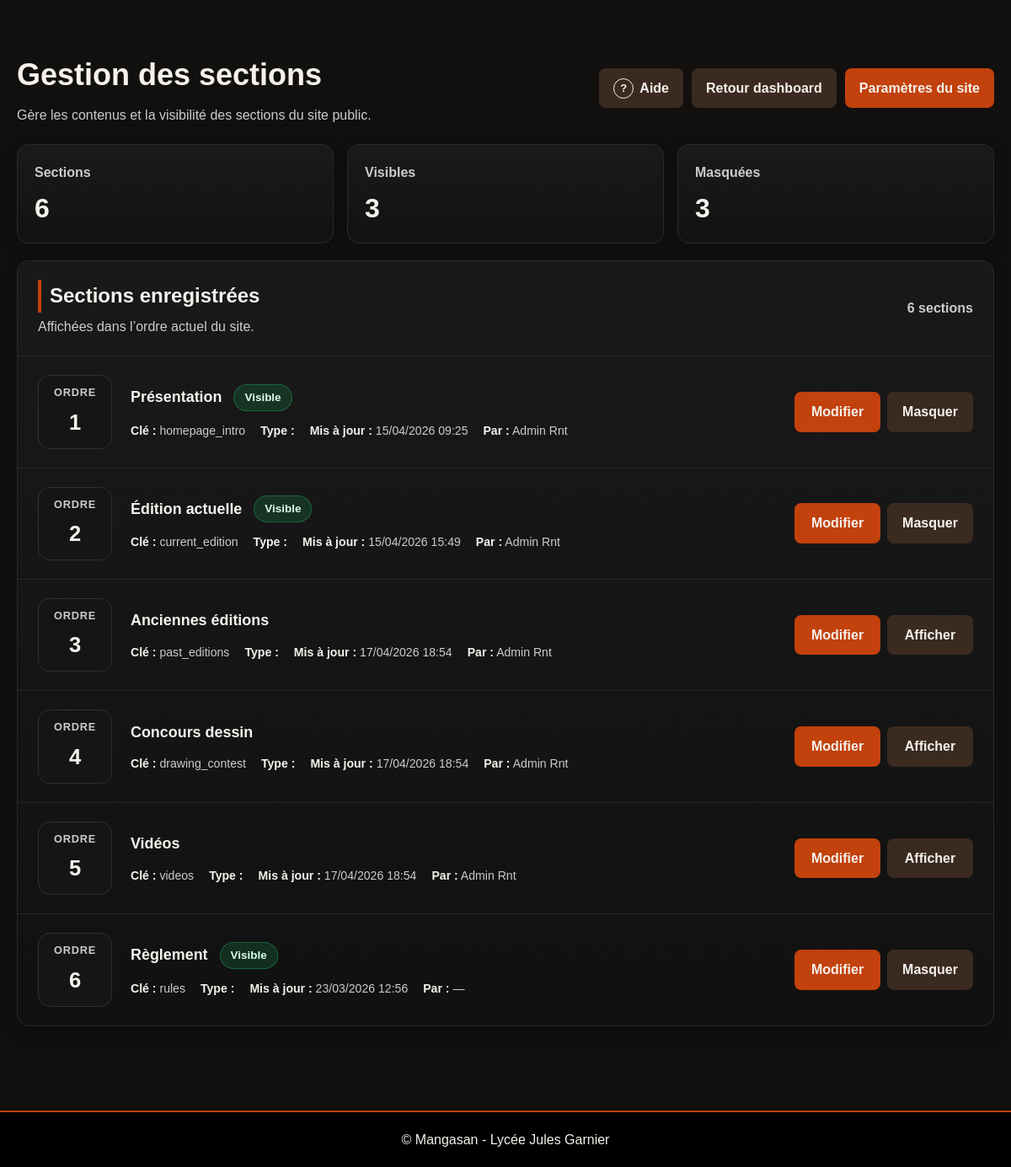
Screenshot of /admin/sections.php (signed in) with the database file from the repository.
### tables this page shows
CREATE TABLE `site_sections` (
  `id` int(10) UNSIGNED NOT NULL,
  `section_key` varchar(100) NOT NULL,
  `section_type` varchar(255) NOT NULL,
  `title` varchar(255) NOT NULL,
  `subtilte` varchar(255) DEFAULT NULL,
  `content` text DEFAULT NULL,
  `media_type` enum('none','image','video') NOT NULL DEFAULT 'none',
  `media_value` varchar(255) DEFAULT NULL,
  `display_order` int(10) UNSIGNED NOT NULL DEFAULT 0,
  `is_visible` tinyint(1) NOT NULL DEFAULT 1,
  `updated_at` datetime NOT NULL DEFAULT current_timestamp() ON UPDATE current_timestamp(),
  `updated_by` int(10) UNSIGNED DEFAULT NULL
);

### admin/sections.php (the view, shortened to what this page needs)
<?php
require_once __DIR__ . '/../includes/db.php';
function e(?string $value): string
{
    return htmlspecialchars((string) $value, ENT_QUOTES, 'UTF-8');
}
function formatSectionDate(?string $value): string
{
    $value = trim((string) $value);
    $timestamp = strtotime($value);
    return $timestamp !== false ? date('d/m/Y H:i', $timestamp) : $value;
}
$stmt = $pdo->query(
    'SELECT
        site_sections.id,
        site_sections.section_key,
        site_sections.section_type,
        site_sections.title,
        site_sections.subtilte,
        site_sections.display_order,
        site_sections.is_visible,
        site_sections.updated_at,
        COALESCE(
            NULLIF(users.display_name, \'\'),
            NULLIF(TRIM(CONCAT(users.first_name, \' \', users.last_name)), \'\'),
            users.username
        ) AS updated_by_name
     FROM site_sections
     LEFT JOIN users ON users.id = site_sections.updated_by
     ORDER BY site_sections.display_order ASC, site_sections.id ASC'
);
$sections = $stmt->fetchAll();
$visibleCount = 0;
foreach ($sections as $section) {
    if ((int) $section['is_visible'] === 1) {
        ++$visibleCount;
    }
}
$hiddenCount = count($sections) - $visibleCount;
require_once __DIR__ . '/../includes/header.php';
?>
<main class="admin-dashboard-page admin-sections-page">
    <section class="home-section">
        <div class="container">
            <div class="admin-toolbar" id="sectionsHelpHeading">
                <div class="admin-page-heading">
                    <h1>Gestion des sections</h1>
                    <p>Gère les contenus et la visibilité des sections du site public.</p>
                </div>
                <div class="admin-toolbar-actions">
                    <button type="button" class="btn btn-secondary admin-help-launch" data-admin-help-open>Aide</button>
                    <a href="/mangasan/admin/index.php" class="btn btn-secondary">Retour dashboard</a>
                    <a href="/mangasan/admin/setting.php" class="btn btn-primary" id="sectionsHelpSettings">Paramètres du site</a>
                </div>
            </div>
            <section class="admin-sections-stats" id="sectionsHelpStats" aria-label="Résumé des sections">
                <article class="admin-section-stat-card">
                    <span>Sections</span>
                    <strong><?php echo count($sections); ?></strong>
                </article>
                <article class="admin-section-stat-card">
                    <span>Visibles</span>
                    <strong><?php echo $visibleCount; ?></strong>
                </article>
                <article class="admin-section-stat-card">
                    <span>Masquées</span>
                    <strong><?php echo $hiddenCount; ?></strong>
                </article>
            </section>
            <section class="admin-panel admin-sections-list-panel" id="sectionsHelpList">
                <div class="admin-sections-list-head">
                    <div>
                        <h2>Sections enregistrées</h2>
                        <p>Affichées dans l’ordre actuel du site.</p>
                    </div>
                    <span><?php echo count($sections); ?> section<?php echo count($sections) > 1 ? 's' : ''; ?></span>
                </div>
                <?php if ($sections): ?>
                    <div class="admin-sections-list">
                        <?php foreach ($sections as $section): ?>
                            <article class="admin-section-row">
                                <div class="admin-section-order" aria-label="Ordre d’affichage">
                                    <span>Ordre</span>
                                    <strong><?php echo (int) $section['display_order']; ?></strong>
                                </div>
                                <div class="admin-section-main">
                                    <div class="admin-section-title-line">
                                        <h3><?php echo e((string) $section['title']); ?></h3>
                                        <span class="admin-badge admin-section-visibility <?php echo (int) $section['is_visible'] === 1 ? 'is-visible' : 'is-hidden'; ?>">
                                            <?php echo (int) $section['is_visible'] === 1 ? 'Visible' : 'Masquée'; ?>
                                        </span>
                                    </div>
                                    <div class="admin-section-meta">
                                        <span><strong>Clé :</strong> <?php echo e((string) $section['section_key']); ?></span>
                                        <span><strong>Type :</strong> <?php echo e((string) $section['section_type']); ?></span>
                                        <span><strong>Mis à jour :</strong> <?php echo e(formatSectionDate((string) $section['updated_at'])); ?></span>
                                        <span><strong>Par :</strong> <?php echo e((string) ($section['updated_by_name'] ?? '—')); ?></span>
                                    </div>
                                </div>
                                <div class="admin-section-actions">
                                    <a href="/mangasan/admin/section_edit.php?id=<?php echo (int) $section['id']; ?>" class="btn btn-primary">Modifier</a>
                                    <form method="post" action="/mangasan/actions/section_toggle_visibility.php">
                                        <button type="submit" class="btn btn-secondary">
                                            <?php echo (int) $section['is_visible'] === 1 ? 'Masquer' : 'Afficher'; ?>
                                        </button>
                                    </form>
                                </div>
                            </article>
                        <?php endforeach; ?>
                    </div>
                <?php else: ?>
                    <div class="admin-empty-state">Aucune section trouvée.</div>
                <?php endif; ?>
            </section>
        </div>
    </section>
</main>
<?php require_once __DIR__ . '/../includes/footer.php'; ?>

### public/assets/css/style.css (style rules this page uses)
:root { --font-base: Arial, sans-serif; --color-primary: #e50914; --color-primary-hover: #ff1a1a; --color-secondary: #333333; --color-accent: #c1121f; --color-background: #0f0f0f; --color-surface: #111111; --color-surface-soft: #151515; --color-surface-alt: #1a1a1a; --color-border: #2a2a2a; --color-text: #ffffff; --color-text-muted: #cccccc; --color-text-soft: #c8c8c8; --radius-sm: 8px; --radius-md: 14px; --radius-lg: 22px; --container-width: 1200px; --shadow-sm: 0 8px 20px rgba(0, 0, 0, 0.18); --shadow-md: 0 16px 30px rgba(0, 0, 0, 0.28); --shadow-lg: 0 24px 60px rgba(0, 0, 0, 0.42); --transition-fast: 0.2s ease; --transition-base: 0.25s ease; --transition-slow: 0.35s ease; }
* { margin: 0; padding: 0; box-sizing: border-box; }
html { scroll-behavior: smooth; }
body { font-family: var(--font-base); background: var(--color-background); color: var(--color-text); line-height: 1.6; }
a { color: inherit; }
main { min-height: calc(100vh - 140px); }
.container { width: min(90%, var(--container-width)); margin: 0 auto; }
.home-section, .section { padding: 60px 0; }
.section h2, .home-section h2 { margin-bottom: 20px; border-left: 4px solid var(--color-primary); padding-left: 10px; font-size: clamp(1.4rem, 2vw, 2rem); }
.btn { display: inline-flex; align-items: center; justify-content: center; min-height: 44px; padding: 10px 16px; border: 1px solid transparent; border-radius: var(--radius-sm); background: var(--color-primary); color: var(--color-text); text-align: center; text-decoration: none; font: inherit; font-weight: 700; cursor: pointer; transition: var(--transition-base); }
.btn.secondary, .btn.btn-secondary { background: var(--color-secondary); }
.btn.primary, .btn.btn-primary { background: var(--color-primary); }
.site-header, main, .footer { position: relative; z-index: 2; }

### public/assets/css/help-system.css (style rules this page uses)
.admin-help-launch { gap: 7px; }
.admin-help-launch::before { content: "?"; display: inline-grid; place-items: center; width: 22px; height: 22px; border: 1px solid currentColor; border-radius: 50%; font-size: 0.82rem; font-weight: 900; }

### rows the page displays
site_sections: display_order "1", title "Présentation", is_visible "Visible", section_key "homepage_intro", updated_at "15/04/2026 09:25", updated_by_name "Admin Rnt"
site_sections: display_order "2", title "Édition actuelle", is_visible "Visible", section_key "current_edition", updated_at "15/04/2026 15:49", updated_by_name "Admin Rnt"
site_sections: display_order "3", title "Anciennes éditions", section_key "past_editions", updated_at "17/04/2026 18:54", updated_by_name "Admin Rnt", is_visible "Afficher"
site_sections: display_order "4", title "Concours dessin", section_key "drawing_contest", updated_at "17/04/2026 18:54", updated_by_name "Admin Rnt", is_visible "Afficher"
site_sections: display_order "5", title "Vidéos", section_key "videos", updated_at "17/04/2026 18:54", updated_by_name "Admin Rnt", is_visible "Afficher"
site_sections: display_order "6", title "Règlement", is_visible "Visible", section_key "rules", updated_at "23/03/2026 12:56", updated_by_name "—"

### other values shown
count($sections) "6"
$visibleCount "3"
$hiddenCount "3"
